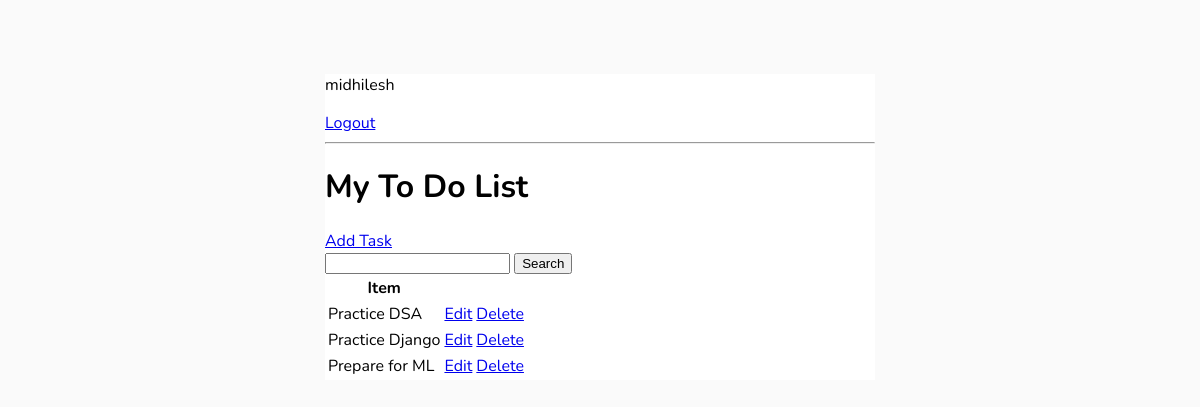
Page / (signed in) on the earlier database version.
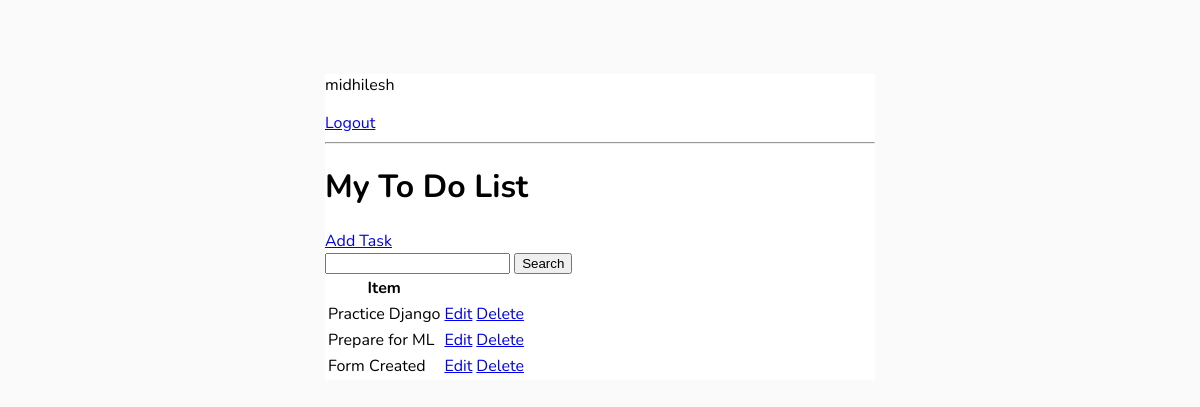
Same page on the later database version.
### base/models.py (models this page shows, shortened)
class Task(models.Model):
    user = models.ForeignKey(User,on_delete=models.CASCADE,null=True,blank=True)
    title = models.CharField(max_length=200,blank=True,null=True)
    description = models.TextField(null=True,blank=True)
    complete = models.BooleanField(default=False)
    create = models.DateTimeField(auto_now_add=True)
    class Meta:
        ordering = ['complete']

### base/views.py (the view)
# urls.py: path('',Tasklist.as_view(),name='tasks'),
class Tasklist(LoginRequiredMixin,ListView):
    model = Task
    context_object_name  = 'tasks'
    def get_context_data(self, **kwargs):
        context = super().get_context_data(**kwargs)
        context['tasks'] = context['tasks'].filter(user = self.request.user)
        context['count'] = context['tasks'].filter(complete = False).count()
        search_input = self.request.GET.get('search-area') or ''
        if search_input:
            context['tasks'] = context['tasks'].filter(title__startswith=search_input)
        context['search_input'] = search_input
        return context

### base/templates/base/task_list.html
{% extends "base/main.html" %}
{% block content %}
{% if request.user.is_authenticated %}
<p>{{request.user}}</p>
<a href="{% url 'logout' %}">Logout</a>
{% else %}
<a href="{% url 'login' %}">Login</a>
{% endif %}
<hr>
<h1>My To Do List</h1>
<a href="{% url 'task-create' %}">Add Task</a>
<form action="" method="get">
    <input type="text" name='search-area' value={{search_input}}>
    <input type="submit" value="Search">
</form>
<table>
    <tr>
        <th>Item</th>
        <th></th>
        <th></th>
    </tr>
    {% for task in tasks %}
    <tr>
        <td>{{task.title}}</td>
        <td><a href="{% url 'task-update' task.id %}">Edit</a></td>
        <td><a href="{% url 'task-delete' task.id %}">Delete</a></td>
    </tr>
    {% empty %}
    <h3>No items in List</h3>
    {% endfor %}
</table>
{% endblock content %}

### base/templates/base/main.html (shortened to what this page needs)
<!DOCTYPE html>
<html lang="en">
<head>
</head>
<body>
    <div class = 'container'>
        {% block content %}
        {% endblock content %}
    </div>
</body>
</html>

### base/templates/base/main.html (style rules this page uses)
body { background-color:#FAFAFA; font-family: 'Nunito', sans-serif; padding-top: 50px; }
.container { max-width: 550px; margin: auto; background-color:#fff; -webkit-border-shadow: 2px 2px 13px -4px rgba(0,0,0,0.21) box-shadow: 2px 2px 13px -4px rgba(0,0,0,0.21) }

Differences in the rows shown:
removed Task: title "Practice DSA"
added Task: title "Form Created"
